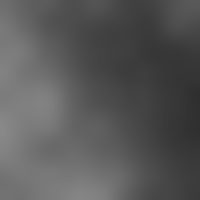
Frame 1 (no input)
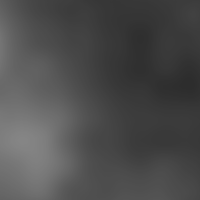
Frame 60 (the mouse pressed at the canvas centre just before this capture)
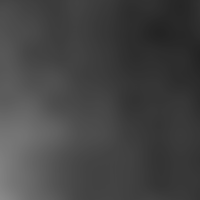
Frame 120 (the mouse held since frame 60 and released just before this capture)

The Processing sketch that drew these frames (run headless with seeded random() and noise(); from frame 60 on, the mouse is pressed at the canvas centre):

// Processing sketch: referenciaRuidoDePerlinCoordenadas
// ── referenciaRuidoDePerlinCoordenadas.pde
float valorDelRuido;
float escalaDelRuido = 1;
float escalaDelRuidoAMap = .1;
void setup() {
  size(200, 200);
}
void mouseWheel(MouseEvent event) {
  float e = event.getCount();
  println(escalaDelRuido);
  if (e == 1.0) {
    escalaDelRuidoAMap+=.01;
    if (
      escalaDelRuidoAMap > 10
      ) {
      escalaDelRuidoAMap = 10;
    }
  } else {
    escalaDelRuidoAMap-=.01;
    if (
      escalaDelRuidoAMap < 0
      ) {
      escalaDelRuidoAMap = 0;
    }
  }
}
void draw() {
  background(0);
  escalaDelRuido = map(escalaDelRuidoAMap, 0, 10, 0, .5);
  for (int y = 0; y < height; y++) {
    for (int x = 0; x < width; x++) {
      
      valorDelRuido = noise((mouseX+x+frameCount)*escalaDelRuido, (mouseY+y+frameCount) * escalaDelRuido);
      stroke(valorDelRuido * 255);
      
      point(x, y);
      
    }
  }
}
